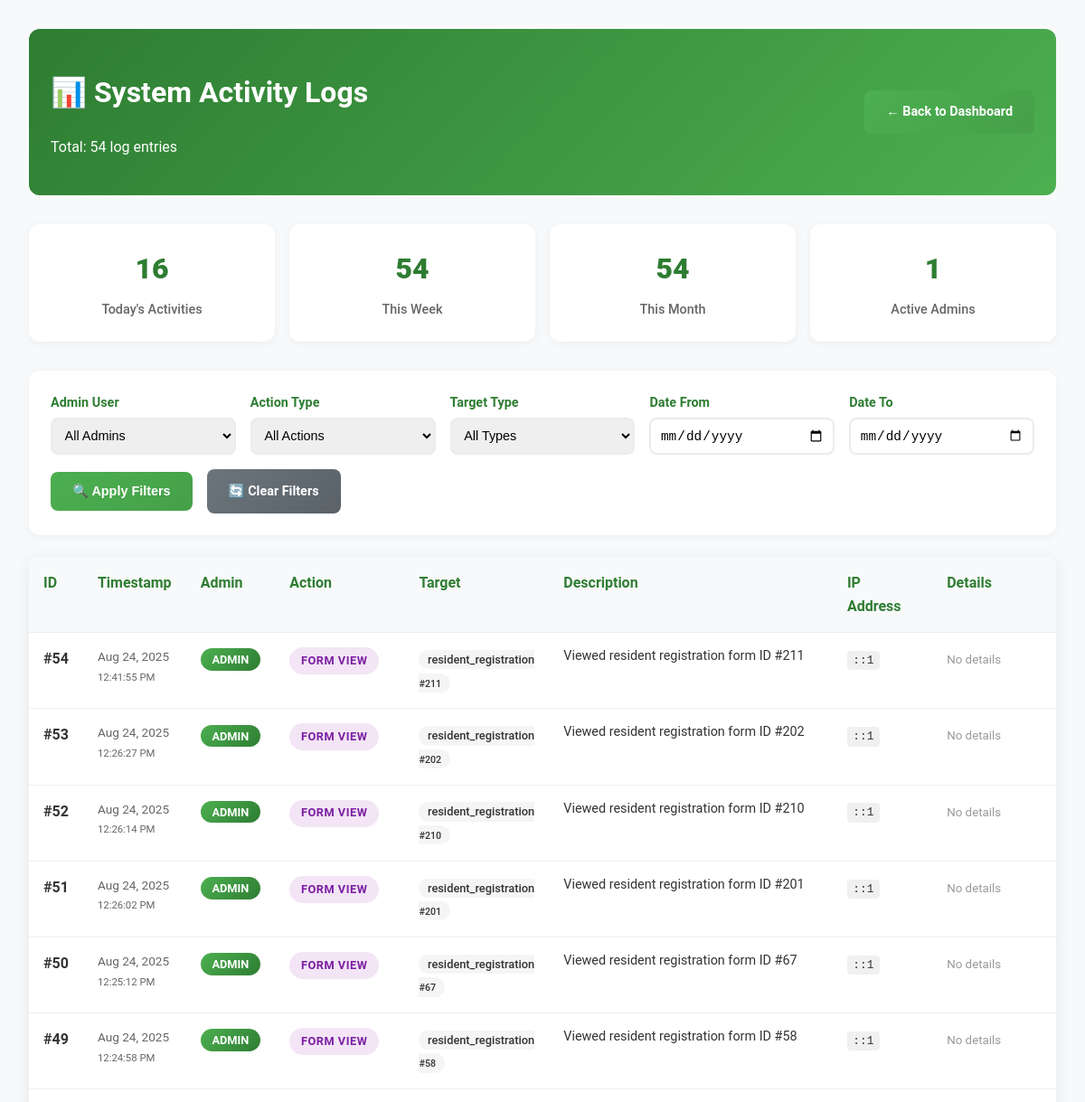
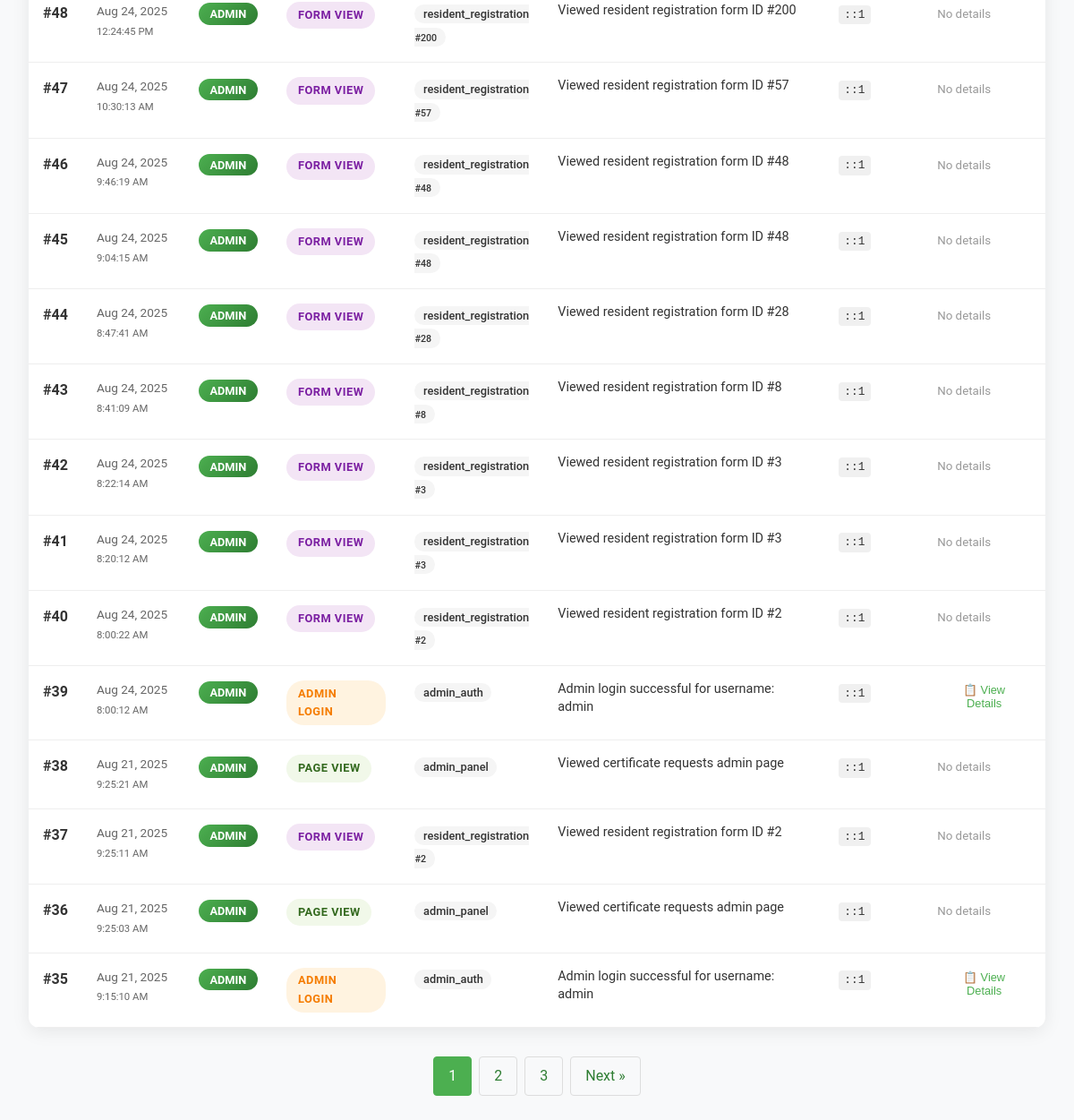
/admin/view-logs.php (signed in), run on the app's committed database (2 pictures, top to bottom).
### tables this page shows
CREATE TABLE `admin_logs` (
  `id` int(11) NOT NULL,
  `admin_id` varchar(100) DEFAULT 'system',
  `action_type` varchar(50) NOT NULL,
  `target_type` varchar(50) NOT NULL,
  `target_id` int(11) DEFAULT NULL,
  `description` text NOT NULL,
  `details` longtext DEFAULT NULL CHECK (json_valid(`details`)),
  `ip_address` varchar(45) DEFAULT NULL,
  `user_agent` text DEFAULT NULL,
  `created_at` timestamp NOT NULL DEFAULT current_timestamp()
);

### admin/view-logs.php (the view, shortened to what this page needs)
<?php
include '../includes/db_connect.php';
$date_from = $_GET['date_from'] ?? '';
$date_to = $_GET['date_to'] ?? '';
$page = max(1, (int)($_GET['page'] ?? 1));
$per_page = 20;
$offset = ($page - 1) * $per_page;
$whereConditions = [];
$params = [];
$whereClause = $whereConditions ? "WHERE " . implode(" AND ", $whereConditions) : "";
$count_sql = "SELECT COUNT(*) FROM admin_logs $whereClause";
$sql = "SELECT * FROM admin_logs $whereClause ORDER BY created_at DESC LIMIT $offset, $per_page";
$count_stmt = $pdo->prepare($count_sql);
$count_stmt->execute($params);
$total_logs = $count_stmt->fetchColumn();
$stmt = $pdo->prepare($sql);
$stmt->execute($params);
$logs = $stmt->fetchAll(PDO::FETCH_ASSOC);
$total_pages = ceil($total_logs / $per_page);
?>
<!DOCTYPE html>
<html lang="en">
<head>
    <link rel="stylesheet" href="../css/styles.css">
</head>
<body>
    <div class="admin-container">
        <div class="admin-header">
            <div>
                <h1>📊 System Activity Logs</h1>
                <p>Total: <?php echo number_format($total_logs); ?> log entries</p>
            </div>
            <a href="dashboard.php" class="admin-btn">← Back to Dashboard</a>
        </div>
        <div class="stats-row">
            <?php
            $today_count = $pdo->query("SELECT COUNT(*) FROM admin_logs WHERE DATE(created_at) = CURDATE()")->fetchColumn();
            $week_count = $pdo->query("SELECT COUNT(*) FROM admin_logs WHERE created_at >= DATE_SUB(NOW(), INTERVAL 7 DAY)")->fetchColumn();
            $month_count = $pdo->query("SELECT COUNT(*) FROM admin_logs WHERE created_at >= DATE_SUB(NOW(), INTERVAL 30 DAY)")->fetchColumn();
            $unique_admins = $pdo->query("SELECT COUNT(DISTINCT admin_id) FROM admin_logs")->fetchColumn();
            ?>
            <div class="stat-card">
                <div class="stat-number"><?php echo $today_count; ?></div>
                <div class="stat-label">Today's Activities</div>
            </div>
            <div class="stat-card">
                <div class="stat-number"><?php echo $week_count; ?></div>
                <div class="stat-label">This Week</div>
            </div>
            <div class="stat-card">
                <div class="stat-number"><?php echo $month_count; ?></div>
                <div class="stat-label">This Month</div>
            </div>
            <div class="stat-card">
                <div class="stat-number"><?php echo $unique_admins; ?></div>
                <div class="stat-label">Active Admins</div>
            </div>
        </div>
        <div class="filters-container">
            <form method="GET" action="">
                <div class="filters-row">
                    <div class="filter-group">
                        <label for="admin_id">Admin User</label>
                        <select name="admin_id" id="admin_id">
                            <option value="">All Admins</option>
                        </select>
                    </div>
                    <div class="filter-group">
                        <label for="action_type">Action Type</label>
                        <select name="action_type" id="action_type">
                            <option value="">All Actions</option>
                        </select>
                    </div>
                    <div class="filter-group">
                        <label for="target_type">Target Type</label>
                        <select name="target_type" id="target_type">
                            <option value="">All Types</option>
                        </select>
                    </div>
                    <div class="filter-group">
                        <label for="date_from">Date From</label>
                        <input type="date" name="date_from" id="date_from" value="<?php echo htmlspecialchars($date_from); ?>">
                    </div>
                    <div class="filter-group">
                        <label for="date_to">Date To</label>
                        <input type="date" name="date_to" id="date_to" value="<?php echo htmlspecialchars($date_to); ?>">
                    </div>
                </div>
                <div class="filter-actions">
                    <button type="submit" class="admin-btn">🔍 Apply Filters</button>
                    <a href="view-logs.php" class="admin-btn secondary">🔄 Clear Filters</a>
                </div>
            </form>
        </div>
        <div class="logs-table">
            <table>
                <thead>
                    <tr>
                        <th>ID</th>
                        <th>Timestamp</th>
                        <th>Admin</th>
                        <th>Action</th>
                        <th>Target</th>
                        <th>Description</th>
                        <th>IP Address</th>
                        <th>Details</th>
                    </tr>
                </thead>
                <tbody>
                    <?php foreach ($logs as $log): ?>
                    <tr>
                        <td><strong>#<?php echo $log['id']; ?></strong></td>
                        <td class="log-timestamp">
                            <?php echo date('M j, Y', strtotime($log['created_at'])); ?><br>
                            <small><?php echo date('g:i:s A', strtotime($log['created_at'])); ?></small>
                        </td>
                        <td>
                            <span class="admin-badge">
                                <?php echo htmlspecialchars($log['admin_id']); ?>
                            </span>
                        </td>
                        <td>
                            <span class="action-badge action-<?php echo $log['action_type']; ?>">
                                <?php echo ucwords(str_replace('_', ' ', $log['action_type'])); ?>
                            </span>
                        </td>
                        <td>
                            <span class="target-badge">
                                <?php echo htmlspecialchars($log['target_type']); ?>
                                <?php if ($log['target_id']): ?>
                                    <br><small>#<?php echo $log['target_id']; ?></small>
                                <?php endif; ?>
                            </span>
                        </td>
                        <td>
                            <div class="log-description">
                                <?php echo htmlspecialchars($log['description']); ?>
                            </div>
                        </td>
                        <td>
                            <?php if ($log['ip_address']): ?>
                                <span class="ip-address"><?php echo htmlspecialchars($log['ip_address']); ?></span>
                            <?php else: ?>
                                <small style="color: #999;">N/A</small>
                            <?php endif; ?>
                        </td>
                        <td>
                            <?php if ($log['details']): ?>
                                <button class="details-toggle" onclick="toggleDetails(<?php echo $log['id']; ?>)">
                                    📋 View Details
                                </button>
                            <?php else: ?>
                                <small style="color: #999;">No details</small>
                            <?php endif; ?>
                        </td>
                    </tr>
                    <?php endforeach; ?>
                </tbody>
            </table>
        </div>
        <?php if ($total_pages > 1): ?>
        <div class="pagination">
            <?php for ($i = max(1, $page-2); $i <= min($total_pages, $page+2); $i++): ?>
                <?php if ($i == $page): ?>
                    <span class="current"><?php echo $i; ?></span>
                <?php else: ?>
                    <a href="?page=<?php echo $i; ?>&<?php echo http_build_query(array_filter($_GET, function($k) { return $k !== 'page'; }, ARRAY_FILTER_USE_KEY)); ?>"><?php echo $i; ?></a>
                <?php endif; ?>
            <?php endfor; ?>
            <?php if ($page < $total_pages): ?>
                <a href="?page=<?php echo $page+1; ?>&<?php echo http_build_query(array_filter($_GET, function($k) { return $k !== 'page'; }, ARRAY_FILTER_USE_KEY)); ?>">Next »</a>
            <?php endif; ?>
        </div>
        <?php endif; ?>
    </div>
</body>
</html>

### css/styles.css (style rules this page uses)
body { font-family: 'Roboto', sans-serif; margin: 0; padding: 0; background-color: #f4f7f9; color: #333; line-height: 1.6; }

### admin/view-logs.php (style rules this page uses)
.admin-container { max-width: 1600px; margin: 0 auto; padding: 2rem; background: #f8f9fa; min-height: 100vh; }
.admin-header { background: linear-gradient(135deg, #2e7d32 0%, #4caf50 100%); color: white; padding: 1.5rem; border-radius: 12px; margin-bottom: 2rem; display: flex; justify-content: space-between; align-items: center; }
.filters-container { background: white; padding: 1.5rem; border-radius: 12px; margin-bottom: 1.5rem; box-shadow: 0 2px 10px rgba(0, 0, 0, 0.05); }
.filters-row { display: grid; grid-template-columns: repeat(auto-fit, minmax(200px, 1fr)); gap: 1rem; margin-bottom: 1rem; }
.filter-group { display: flex; flex-direction: column; gap: 0.3rem; }
.filter-group label { font-weight: 600; color: #2e7d32; font-size: 0.9rem; }
.filter-group select, .filter-group input { padding: 0.6rem; border: 2px solid #e9ecef; border-radius: 8px; font-size: 0.9rem; transition: all 0.3s ease; }
.filter-actions { display: flex; gap: 1rem; align-items: center; margin-top: 1rem; }
.logs-table { background: white; border-radius: 12px; overflow: hidden; box-shadow: 0 4px 20px rgba(0, 0, 0, 0.08); }
.logs-table table { width: 100%; border-collapse: collapse; }
.logs-table th, .logs-table td { padding: 1rem; text-align: left; border-bottom: 1px solid #eee; vertical-align: top; }
.logs-table th { background: #f8f9fa; font-weight: 600; color: #2e7d32; position: sticky; top: 0; z-index: 10; }
.logs-table tbody tr { transition: all 0.3s ease; }
.action-badge { padding: 0.3rem 0.8rem; border-radius: 20px; font-size: 0.8rem; font-weight: 600; text-transform: uppercase; letter-spacing: 0.5px; display: inline-block; }
.action-admin_login { background: #fff3e0; color: #f57c00; }
.action-form_view { background: #f3e5f5; color: #7b1fa2; }
.action-page_view { background: #f1f8e9; color: #33691e; }
.target-badge { background: #f5f5f5; color: #333; padding: 0.2rem 0.6rem; border-radius: 12px; font-size: 0.8rem; font-weight: 500; }
.admin-badge { background: linear-gradient(135deg, #4caf50, #2e7d32); color: white; padding: 0.3rem 0.8rem; border-radius: 16px; font-size: 0.8rem; font-weight: 600; text-transform: uppercase; }
.log-description { max-width: 300px; font-size: 0.9rem; line-height: 1.4; color: #333; }
.log-timestamp { font-size: 0.85rem; color: #666; white-space: nowrap; }
.details-toggle { background: none; border: none; color: #4caf50; cursor: pointer; font-size: 0.8rem; padding: 0.2rem 0.5rem; border-radius: 4px; transition: all 0.3s ease; }
.ip-address { font-family: 'Courier New', monospace; background: #f0f0f0; padding: 0.2rem 0.4rem; border-radius: 4px; font-size: 0.8rem; }
.stats-row { display: grid; grid-template-columns: repeat(auto-fit, minmax(200px, 1fr)); gap: 1rem; margin-bottom: 2rem; }
.stat-card { background: white; padding: 1.5rem; border-radius: 12px; box-shadow: 0 2px 10px rgba(0, 0, 0, 0.05); text-align: center; }
.stat-number { font-size: 2rem; font-weight: 800; color: #2e7d32; margin-bottom: 0.5rem; }
.stat-label { color: #666; font-size: 0.9rem; font-weight: 500; }
.admin-btn { display: inline-block; padding: 0.8rem 1.5rem; background: linear-gradient(135deg, #4CAF50, #45a049); color: white; text-decoration: none; border-radius: 8px; font-weight: 600; border: none; cursor: pointer; transition: all 0.3s ease; font-size: 0.9rem; }
.admin-btn.secondary { background: linear-gradient(135deg, #6c757d, #5a6268); }
.pagination { display: flex; justify-content: center; gap: 0.5rem; margin-top: 2rem; }
.pagination a, .pagination span { padding: 0.5rem 1rem; border: 1px solid #ddd; border-radius: 4px; text-decoration: none; color: #2e7d32; }
.pagination .current { background: #4caf50; color: white; border-color: #4caf50; }

### data on the page
admin_logs: id "54", created_at "Aug 24, 2025", created_at "12:41:55 PM", admin "ADMIN", action_type "FORM VIEW", target_type "resident_registration", target "211", description "Viewed resident registration form ID #211", ip_address "::1", shows "No details"
admin_logs: id "53", created_at "Aug 24, 2025", created_at "12:26:27 PM", admin "ADMIN", action_type "FORM VIEW", target_type "resident_registration", target "202", description "Viewed resident registration form ID #202", ip_address "::1", shows "No details"
admin_logs: id "52", created_at "Aug 24, 2025", created_at "12:26:14 PM", admin "ADMIN", action_type "FORM VIEW", target_type "resident_registration", target "210", description "Viewed resident registration form ID #210", ip_address "::1", shows "No details"
admin_logs: id "51", created_at "Aug 24, 2025", created_at "12:26:02 PM", admin "ADMIN", action_type "FORM VIEW", target_type "resident_registration", target "201", description "Viewed resident registration form ID #201", ip_address "::1", shows "No details"
admin_logs: id "50", created_at "Aug 24, 2025", created_at "12:25:12 PM", admin "ADMIN", action_type "FORM VIEW", target_type "resident_registration", target "67", description "Viewed resident registration form ID #67", ip_address "::1", shows "No details"
admin_logs: id "49", created_at "Aug 24, 2025", created_at "12:24:58 PM", admin "ADMIN", action_type "FORM VIEW", target_type "resident_registration", target "58", description "Viewed resident registration form ID #58", ip_address "::1", shows "No details"
admin_logs: id "48", created_at "Aug 24, 2025", created_at "12:24:45 PM", admin "ADMIN", action_type "FORM VIEW", target_type "resident_registration", target "200", description "Viewed resident registration form ID #200", ip_address "::1", shows "No details"
admin_logs: id "47", created_at "Aug 24, 2025", created_at "10:30:13 AM", admin "ADMIN", action_type "FORM VIEW", target_type "resident_registration", target "57", description "Viewed resident registration form ID #57", ip_address "::1", shows "No details"
admin_logs: id "46", created_at "Aug 24, 2025", created_at "9:46:19 AM", admin "ADMIN", action_type "FORM VIEW", target_type "resident_registration", target "48", description "Viewed resident registration form ID #48", ip_address "::1", shows "No details"
admin_logs: id "45", created_at "Aug 24, 2025", created_at "9:04:15 AM", admin "ADMIN", action_type "FORM VIEW", target_type "resident_registration", target "48", description "Viewed resident registration form ID #48", ip_address "::1", shows "No details"
admin_logs: id "44", created_at "Aug 24, 2025", created_at "8:47:41 AM", admin "ADMIN", action_type "FORM VIEW", target_type "resident_registration", target "28", description "Viewed resident registration form ID #28", ip_address "::1", shows "No details"
admin_logs: id "43", created_at "Aug 24, 2025", created_at "8:41:09 AM", admin "ADMIN", action_type "FORM VIEW", target_type "resident_registration", target "8", description "Viewed resident registration form ID #8", ip_address "::1", shows "No details"
admin_logs: id "42", created_at "Aug 24, 2025", created_at "8:22:14 AM", admin "ADMIN", action_type "FORM VIEW", target_type "resident_registration", target "3", description "Viewed resident registration form ID #3", ip_address "::1", shows "No details"
admin_logs: id "41", created_at "Aug 24, 2025", created_at "8:20:12 AM", admin "ADMIN", action_type "FORM VIEW", target_type "resident_registration", target "3", description "Viewed resident registration form ID #3", ip_address "::1", shows "No details"
admin_logs: id "40", created_at "Aug 24, 2025", created_at "8:00:22 AM", admin "ADMIN", action_type "FORM VIEW", target_type "resident_registration", target "2", description "Viewed resident registration form ID #2", ip_address "::1", shows "No details"
admin_logs: id "39", created_at "Aug 24, 2025", created_at "8:00:12 AM", admin "ADMIN", action_type "ADMIN LOGIN", target_type "admin_auth", description "Admin login successful for username: admin", ip_address "::1"
admin_logs: id "38", created_at "Aug 21, 2025", created_at "9:25:21 AM", admin "ADMIN", action_type "PAGE VIEW", target_type "admin_panel", description "Viewed certificate requests admin page", ip_address "::1", shows "No details"
admin_logs: id "37", created_at "Aug 21, 2025", created_at "9:25:11 AM", admin "ADMIN", action_type "FORM VIEW", target_type "resident_registration", target "2", description "Viewed resident registration form ID #2", ip_address "::1", shows "No details"
admin_logs: id "36", created_at "Aug 21, 2025", created_at "9:25:03 AM", admin "ADMIN", action_type "PAGE VIEW", target_type "admin_panel", description "Viewed certificate requests admin page", ip_address "::1", shows "No details"
admin_logs: id "35", created_at "Aug 21, 2025", created_at "9:15:10 AM", admin "ADMIN", action_type "ADMIN LOGIN", target_type "admin_auth", description "Admin login successful for username: admin", ip_address "::1"

### other printed values
$total_logs "54"
$today_count "16"
$week_count "54"
$month_count "54"
$unique_admins "1"
